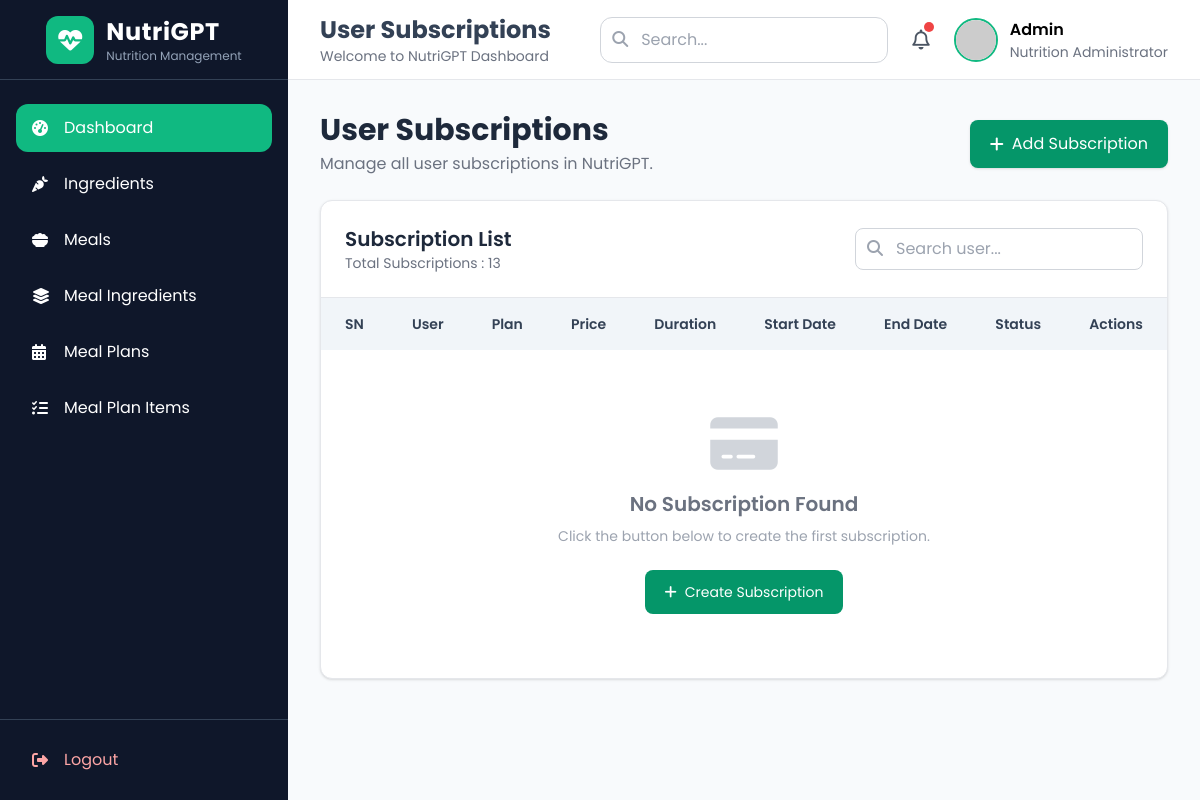
/user_sub/, run on an earlier commit of the app's database.
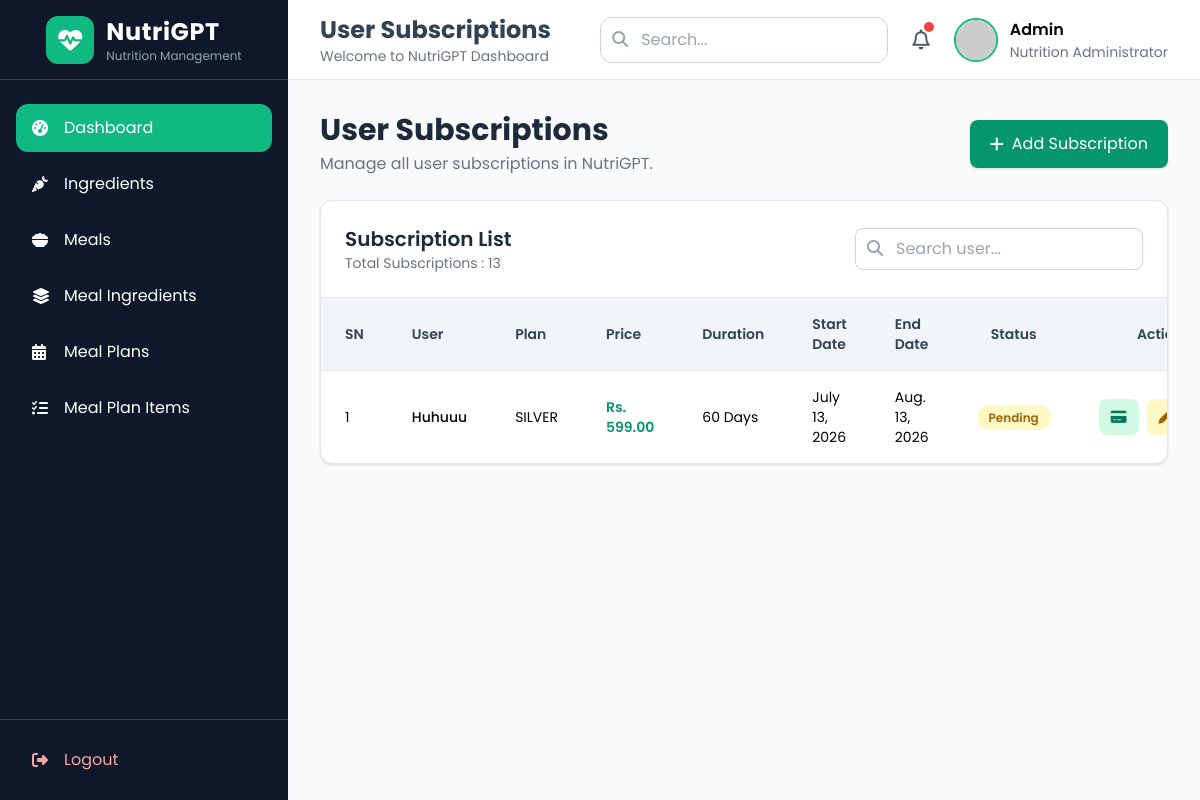
And on a later commit of the database.
### plan/models.py (models this page shows, shortened)
class UserSubscription(models.Model):
    user = models.ForeignKey(
        User, on_delete=models.CASCADE, related_name="subscriptions"
    )
    plan = models.ForeignKey(
        SubscriptionPlan, on_delete=models.CASCADE, related_name="user_subscriptions"
    )
    start_date = models.DateField()
    end_date = models.DateField()
    status = models.CharField(max_length=20, choices=UserSubscriptionStatus.choices, default=UserSubscriptionStatus.PENDING)
    class Meta:
        db_table = "user subscription"

class SubscriptionPlan(models.Model):
    name = models.CharField(max_length=100)
    price = models.DecimalField(max_digits=10, decimal_places=2)
    duration_days = models.PositiveIntegerField(help_text="Duration in days")
    description = models.TextField(blank=True, null=True)
    is_active = models.BooleanField(default=True)
    created_at = models.DateTimeField(auto_now_add=True)
    updated_at = models.DateTimeField(auto_now=True)
    class Meta:
        db_table = "subscription plan"

### plan/views.py (the view)
# urls.py: path('',list_user_sub, name="user_sub"),
def list_user_sub(request):
    user_sub = UserSubscription.objects.all()
    context = {
        "user_sub": user_sub
        }
    return render(request, "usersub/list.html", context)

### plan/templates/usersub/list.html (shortened to what this page needs)
{% extends "home/base.html" %}
{% block page_title %}User Subscriptions{% endblock %}
{% block content %}
<div class="space-y-6">
    <div class="flex flex-col md:flex-row md:items-center md:justify-between gap-4">
        <div>
            <h1 class="text-3xl font-bold text-slate-800">
                User Subscriptions
            </h1>
            <p class="text-gray-500 mt-1">
                Manage all user subscriptions in NutriGPT.
            </p>
        </div>
        <a href=""
           class="inline-flex items-center gap-2 bg-emerald-600 hover:bg-emerald-700 text-white px-5 py-3 rounded-lg shadow transition">
            <i class="fa-solid fa-plus"></i>
            Add Subscription
        </a>
    </div>
    <div class="bg-white rounded-xl shadow border border-gray-200">
        <div class="flex flex-col md:flex-row md:items-center md:justify-between gap-4 p-6 border-b">
            <div>
                <h2 class="text-xl font-semibold text-slate-800">
                    Subscription List
                </h2>
                <p class="text-sm text-gray-500">
                    Total Subscriptions : 13
                </p>
            </div>
            <form method="get">
                <div class="relative">
                    <input
                        type="text"
                        name="search"
                        value="{{ request.GET.search }}"
                        placeholder="Search user..."
                        class="w-72 border border-gray-300 rounded-lg pl-10 pr-4 py-2 focus:outline-none focus:ring-2 focus:ring-emerald-500">
                    <i class="fa-solid fa-magnifying-glass absolute left-3 top-3 text-gray-400"></i>
                </div>
            </form>
        </div>
        <div class="overflow-x-auto">
            <table class="min-w-full text-sm">
                <thead class="bg-slate-100 text-slate-700">
                    <tr>
                        <th class="px-6 py-4 text-left font-semibold">SN</th>
                        <th class="px-6 py-4 text-left font-semibold">User</th>
                        <th class="px-6 py-4 text-left font-semibold">Plan</th>
                        <th class="px-6 py-4 text-left font-semibold">Price</th>
                        <th class="px-6 py-4 text-left font-semibold">Duration</th>
                        <th class="px-6 py-4 text-left font-semibold">Start Date</th>
                        <th class="px-6 py-4 text-left font-semibold">End Date</th>
                        <th class="px-6 py-4 text-center font-semibold">Status</th>
                        <th class="px-6 py-4 text-center font-semibold">Actions</th>
                    </tr>
                </thead>
                <tbody>
                {% for subscription in user_sub %}
                    <tr class="border-t hover:bg-slate-50">
                        <td class="px-6 py-4">
                            {{ forloop.counter }}
                        </td>
                        <td class="px-6 py-4 font-medium">
                            {{ subscription.user.username }}
                        </td>
                        <td class="px-6 py-4">
                            {{ subscription.plan.name }}
                        </td>
                        <td class="px-6 py-4 font-semibold text-emerald-600">
                            Rs. {{ subscription.plan.price }}
                        </td>
                        <td class="px-6 py-4">
                            {{ subscription.plan.duration_days }} Days
                        </td>
                        <td class="px-6 py-4">
                            {{ subscription.start_date }}
                        </td>
                        <td class="px-6 py-4">
                            {{ subscription.end_date }}
                        </td>
                        <td class="px-6 py-4 text-center">
                            {% if subscription.status == "Active" %}
                                <span class="px-3 py-1 rounded-full bg-green-100 text-green-700 text-xs font-semibold">
                                    {{ subscription.status }}
                                </span>
                            {% elif subscription.status == "Expired" %}
                                <span class="px-3 py-1 rounded-full bg-red-100 text-red-700 text-xs font-semibold">
                                    {{ subscription.status }}
                                </span>
                            {% elif subscription.status == "Pending" %}
                                <span class="px-3 py-1 rounded-full bg-yellow-100 text-yellow-700 text-xs font-semibold">
                                    {{ subscription.status }}
                                </span>
                            {% elif subscription.status == "Cancelled" %}
                                <span class="px-3 py-1 rounded-full bg-gray-200 text-gray-700 text-xs font-semibold">
                                    {{ subscription.status }}
                                </span>
                            {% elif subscription.status == "Paused" %}
                                <span class="px-3 py-1 rounded-full bg-blue-100 text-blue-700 text-xs font-semibold">
                                    {{ subscription.status }}
                                </span>
                            {% else %}
                                <span class="px-3 py-1 rounded-full bg-orange-100 text-orange-700 text-xs font-semibold">
                                    {{ subscription.status }}
                                </span>
                            {% endif %}
                        </td>
                        <td class="px-6 py-4">
                            <div class="flex justify-center gap-2">
                                <a href=""
                                    class="px-3 py-2 rounded-lg bg-emerald-100 text-emerald-700 hover:bg-emerald-200"
                                    title="Pay Subscription">
                                        <i class="fa-solid fa-credit-card"></i>
                                <a href=""
                                   class="px-3 py-2 rounded-lg bg-yellow-100 text-yellow-700 hover:bg-yellow-200">
                                    <i class="fa-solid fa-pen"></i>
                                </a>
                            </div>
                        </td>
                    </tr>
                {% empty %}
                    <tr>
                        <td colspan="9" class="py-16 text-center">
                            <i class="fa-solid fa-credit-card text-6xl text-gray-300 mb-4"></i>
                            <h3 class="text-xl font-semibold text-gray-500">
                                No Subscription Found
                            </h3>
                            <p class="text-gray-400 mt-2">
                                Click the button below to create the first subscription.
                            </p>
                            <a href=""
                               class="mt-6 inline-flex items-center gap-2 bg-emerald-600 hover:bg-emerald-700 text-white px-5 py-3 rounded-lg">
                                <i class="fa-solid fa-plus"></i>
                                Create Subscription
                            </a>
                        </td>
                    </tr>
                {% endfor %}
                </tbody>
            </table>
        </div>
    </div>
</div>
{% endblock %}

### home/templates/home/base.html (shortened to what this page needs)
<!DOCTYPE html>
<html lang="en">
<head>
    <script src="https://cdn.tailwindcss.com"></script>
    <link rel="stylesheet"
          href="https://cdnjs.cloudflare.com/ajax/libs/font-awesome/6.7.2/css/all.min.css">
</head>
<body>
<div class="flex h-screen overflow-hidden">
    <aside class="w-72 bg-slate-900 text-white flex flex-col shadow-xl">
        <div class="h-20 flex items-center justify-center border-b border-slate-700">
            <div class="flex items-center gap-3">
                <div class="w-12 h-12 rounded-xl bg-emerald-500 flex items-center justify-center">
                    <i class="fa-solid fa-heart-pulse text-2xl text-white"></i>
                </div>
                <div>
                    <h1 class="text-2xl font-bold tracking-wide">
                        NutriGPT
                    </h1>
                    <p class="text-xs text-slate-400">
                        Nutrition Management
                    </p>
                </div>
            </div>
        </div>
        <nav class="flex-1 px-4 py-6 space-y-2">
            <a href="{% url "dashboard" %}"
               class="sidebar-link active flex items-center gap-3 px-4 py-3 rounded-xl">
                <i class="fa-solid fa-gauge-high w-5"></i>
                Dashboard
            </a>
            <a href="{% url 'Ingredient-list' %}"
               class="sidebar-link flex items-center gap-3 px-4 py-3 rounded-xl">
                <i class="fa-solid fa-carrot w-5"></i>
                Ingredients
            </a>
            <a href="{% url 'meal-list' %}"
               class="sidebar-link flex items-center gap-3 px-4 py-3 rounded-xl">
                <i class="fa-solid fa-bowl-food w-5"></i>
                Meals
            </a>
            <a href="{% url 'MealIngredient-list' %}"
               class="sidebar-link flex items-center gap-3 px-4 py-3 rounded-xl">
                <i class="fa-solid fa-layer-group w-5"></i>
                Meal Ingredients
            </a>
            <a href="{% url 'MealPlan-list' %}"
               class="sidebar-link flex items-center gap-3 px-4 py-3 rounded-xl">
                <i class="fa-solid fa-calendar-days w-5"></i>
                Meal Plans
            </a>
            <a href="{% url 'MealPlanItem-list' %}"
               class="sidebar-link flex items-center gap-3 px-4 py-3 rounded-xl">
                <i class="fa-solid fa-list-check w-5"></i>
                Meal Plan Items
            </a>
        </nav>
        <div class="p-4 border-t border-slate-700">
            <a href="{}"
               class="sidebar-link flex items-center gap-3 px-4 py-3 rounded-xl text-red-300 hover:bg-red-600 hover:text-white">
                <i class="fa-solid fa-right-from-bracket w-5"></i>
                Logout
            </a>
        </div>
    </aside>
    <div class="flex flex-col flex-1 overflow-hidden">
        <header class="h-20 bg-white shadow-sm border-b flex items-center justify-between px-8">
            <div>
                <h2 class="text-2xl font-bold text-slate-700">
                    {% block page_title %}{% endblock %}
                </h2>
                <p class="text-sm text-gray-500">
                    Welcome to NutriGPT Dashboard
                </p>
            </div>
            <div class="flex items-center gap-6">
                <div class="relative hidden md:block">
                    <input type="text"
                           placeholder="Search..."
                           class="w-72 border border-gray-300 rounded-xl pl-10 pr-4 py-2.5 focus:outline-none focus:ring-2 focus:ring-emerald-500">
                    <i class="fa-solid fa-magnifying-glass absolute left-3 top-3.5 text-gray-400"></i>
                </div>
                <button class="relative text-gray-600 text-xl hover:text-emerald-600">
                    <i class="fa-regular fa-bell"></i>
                    <span class="absolute -top-1 -right-1 w-2.5 h-2.5 rounded-full bg-red-500"></span>
                </button>
                <div class="flex items-center gap-3">
                    <img src="https://i.pravatar.cc/45"
                         class="rounded-full w-11 h-11 border-2 border-emerald-500">
                    <div>
                        <h4 class="font-semibold">
                            Admin
                        </h4>
                        <p class="text-sm text-gray-500">
                            Nutrition Administrator
                        </p>
                    </div>
                </div>
            </div>
        </header>
        <main class="flex-1 overflow-y-auto p-8 bg-slate-50">
            {% block content %}
            {% endblock %}
        </main>
    </div>
</div>
</body>
</html>

### home/templates/home/base.html (style rules this page uses)
body { font-family: 'Poppins', sans-serif; background:#f8fafc; }
.sidebar-link { transition:all .25s ease; }
.active { background:#10b981; }

What changed in the data, as far as the page shows it:
added UserSubscription: user.username "Huhuuu", plan.name "SILVER", plan.price "599.00", plan.duration_days "60", start_date "July 13, 2026", end_date "Aug. 13, 2026", status "Pending"
Also different on the page:
text no longer shown: "No Subscription Found Click the button below to create the first subscription. Create Subscription"
